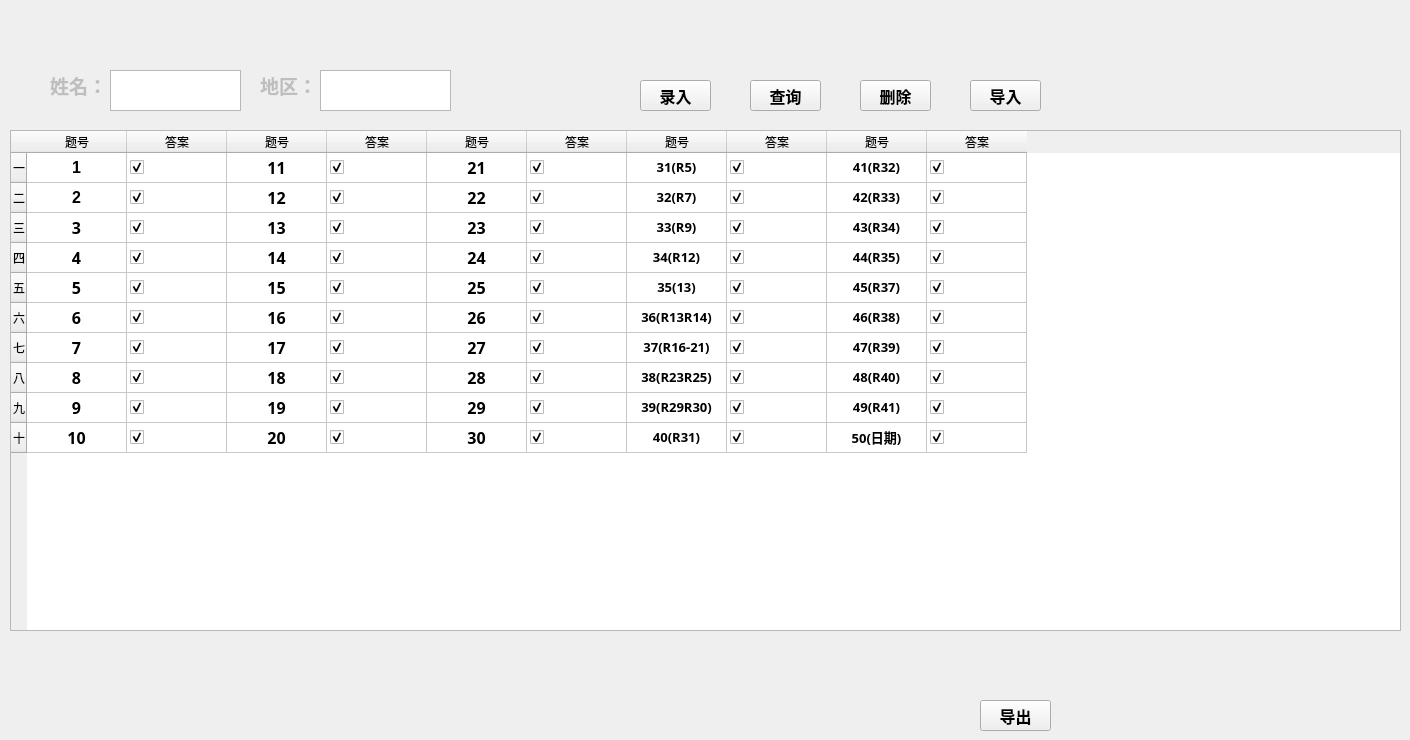
  <widget class="QWidget" name="centralwidget">
   <widget class="QTableWidget" name="tableWidget">
    <property name="geometry">
     <rect>
      <x>10</x>
      <y>130</y>
      <width>1391</width>
      <height>501</height>
     </rect>
    </property>
    <row>
     <property name="text">
      <string>一</string>
     </property>
    </row>
    <row>
     <property name="text">
      <string>二</string>
     </property>
    </row>
    <row>
     <property name="text">
      <string>三</string>
     </property>
    </row>
    <row>
     <property name="text">
      <string>四</string>
     </property>
    </row>
    <row>
     <property name="text">
      <string>五</string>
     </property>
    </row>
    <row>
     <property name="text">
      <string>六</string>
     </property>
    </row>
    <row>
     <property name="text">
      <string>七</string>
     </property>
    </row>
    <row>
     <property name="text">
      <string>八</string>
     </property>
    </row>
    <row>
     <property name="text">
      <string>九</string>
     </property>
    </row>
    <row>
     <property name="text">
      <string>十</string>
     </property>
    </row>
    <column>
     <property name="text">
      <string>题号</string>
     </property>
    </column>
    <column>
     <property name="text">
      <string>答案</string>
     </property>
    </column>
    <column>
     <property name="text">
      <string>题号</string>
     </property>
    </column>
    <column>
     <property name="text">
      <string>答案</string>
     </property>
    </column>
    <column>
     <property name="text">
      <string>题号</string>
     </property>
    </column>
    <column>
     <property name="text">
      <string>答案</string>
     </property>
    </column>
    <column>
     <property name="text">
      <string>题号</string>
     </property>
    </column>
    <column>
     <property name="text">
      <string>答案</string>
     </property>
    </column>
    <column>
     <property name="text">
      <string>题号</string>
     </property>
    </column>
    <column>
     <property name="text">
      <string>答案</string>
     </property>
    </column>
    <item row="0" column="0">
     <property name="text">
      <string>1</string>
     </property>
     <property name="font">
      <font>
       <pointsize>12</pointsize>
       <weight>75</weight>
       <bold>true</bold>
      </font>
     </property>
     <property name="textAlignment">
      <set>AlignCenter</set>
     </property>
     <property name="flags">
      <set>NoItemFlags</set>
     </property>
    </item>
    <item row="0" column="1">
     <property name="text">
      <string notr="true"/>
     </property>
     <property name="checkState">
      <enum>Checked</enum>
     </property>
    </item>
    <item row="0" column="2">
     <property name="text">
      <string>11</string>
     </property>
     <property name="font">
      <font>
       <family>微软雅黑</family>
       <pointsize>12</pointsize>
       <weight>75</weight>
       <bold>true</bold>
      </font>
     </property>
     <property name="textAlignment">
      <set>AlignCenter</set>
     </property>
     <property name="flags">
      <set>NoItemFlags</set>
     </property>
    </item>
    <item row="0" column="3">
     <property name="checkState">
      <enum>Checked</enum>
     </property>
    </item>
    <item row="0" column="4">
     <property name="text">
      <string>21</string>
     </property>
     <property name="font">
      <font>
       <family>微软雅黑</family>
       <pointsize>12</pointsize>
       <weight>75</weight>
       <bold>true</bold>
      </font>
     </property>
     <property name="textAlignment">
      <set>AlignCenter</set>
     </property>
     <property name="flags">
      <set>NoItemFlags</set>
     </property>
    </item>
    <item row="0" column="5">
     <property name="checkState">
      <enum>Checked</enum>
     </property>
    </item>
    <item row="0" column="6">
     <property name="text">
      <string>31(R5)</string>
     </property>
     <property name="font">
      <font>
       <family>微软雅黑</family>
       <pointsize>10</pointsize>
       <weight>75</weight>
       <bold>true</bold>
      </font>
     </property>
     <property name="textAlignment">
      <set>AlignCenter</set>
     </property>
     <property name="flags">
      <set>NoItemFlags</set>
     </property>
    </item>
    <item row="0" column="7">
     <property name="checkState">
      <enum>Checked</enum>
     </property>
    </item>
    <item row="0" column="8">
     <property name="text">
      <string>41(R32)</string>
     </property>
     <property name="font">
      <font>
       <family>微软雅黑</family>
       <pointsize>10</pointsize>
       <weight>75</weight>
       <bold>true</bold>
      </font>
     </property>
     <property name="textAlignment">
      <set>AlignCenter</set>
     </property>
     <property name="flags">
      <set>NoItemFlags</set>
     </property>
    </item>
    <item row="0" column="9">
     <property name="checkState">
      <enum>Checked</enum>
     </property>
    </item>
    <item row="1" column="0">
     <property name="text">
      <string>2</string>
     </property>
     <property name="font">
      <font>
       <pointsize>12</pointsize>
       <weight>75</weight>
       <bold>true</bold>
      </font>
     </property>
     <property name="textAlignment">
      <set>AlignCenter</set>
     </property>
     <property name="flags">
      <set>NoItemFlags</set>
     </property>
    </item>
    <item row="1" column="1">
     <property name="text">
      <string/>
     </property>
     <property name="checkState">
      <enum>Checked</enum>
     </property>
    </item>
    <item row="1" column="2">
     <property name="text">
      <string>12</string>
     </property>
     <property name="font">
      <font>
       <family>微软雅黑</family>
       <pointsize>12</pointsize>
       <weight>75</weight>
       <bold>true</bold>
      </font>
     </property>
     <property name="textAlignment">
      <set>AlignCenter</set>
     </property>
     <property name="flags">
      <set>NoItemFlags</set>
     </property>
    </item>
    <item row="1" column="3">
     <property name="checkState">
      <enum>Checked</enum>
     </property>
    </item>
    <item row="1" column="4">
     <property name="text">
      <string>22</string>
     </property>
     <property name="font">
      <font>
       <family>微软雅黑</family>
       <pointsize>12</pointsize>
       <weight>75</weight>
       <bold>true</bold>
      </font>
     </property>
     <property name="textAlignment">
      <set>AlignCenter</set>
     </property>
     <property name="flags">
      <set>NoItemFlags</set>
     </property>
    </item>
    <item row="1" column="5">
     <property name="checkState">
      <enum>Checked</enum>
     </property>
    </item>
    <item row="1" column="6">
     <property name="text">
      <string>32(R7)</string>
     </property>
     <property name="font">
      <font>
       <family>微软雅黑</family>
       <pointsize>10</pointsize>
       <weight>75</weight>
       <bold>true</bold>
      </font>
     </property>
     <property name="textAlignment">
      <set>AlignCenter</set>
     </property>
     <property name="flags">
      <set>NoItemFlags</set>
     </property>
    </item>
    <item row="1" column="7">
     <property name="checkState">
      <enum>Checked</enum>
     </property>
    </item>
    <item row="1" column="8">
     <property name="text">
      <string>42(R33)</string>
     </property>
     <property name="font">
      <font>
       <family>微软雅黑</family>
       <pointsize>10</pointsize>
       <weight>75</weight>
       <bold>true</bold>
      </font>
     </property>
     <property name="textAlignment">
      <set>AlignCenter</set>
     </property>
     <property name="flags">
      <set>NoItemFlags</set>
     </property>
    </item>
    <item row="1" column="9">
     <property name="checkState">
      <enum>Checked</enum>
     </property>
    </item>
    <item row="2" column="0">
     <property name="text">
      <string>3</string>
     </property>
     <property name="font">
      <font>
       <family>微软雅黑</family>
       <pointsize>12</pointsize>
       <weight>75</weight>
       <bold>true</bold>
      </font>
     </property>
     <property name="textAlignment">
      <set>AlignCenter</set>
     </property>
     <property name="flags">
      <set>NoItemFlags</set>
     </property>
    </item>
    <item row="2" column="1">
     <property name="checkState">
      <enum>Checked</enum>
     </property>
    </item>
    <item row="2" column="2">
     <property name="text">
      <string>13</string>
     </property>
     <property name="font">
      <font>
       <family>微软雅黑</family>
       <pointsize>12</pointsize>
       <weight>75</weight>
       <bold>true</bold>
      </font>
     </property>
     <property name="textAlignment">
      <set>AlignCenter</set>
     </property>
     <property name="flags">
      <set>NoItemFlags</set>
     </property>
    </item>
    <item row="2" column="3">
     <property name="checkState">
      <enum>Checked</enum>
     </property>
    </item>
    <item row="2" column="4">
     <property name="text">
      <string>23</string>
     </property>
     <property name="font">
      <font>
       <family>微软雅黑</family>
       <pointsize>12</pointsize>
       <weight>75</weight>
       <bold>true</bold>
      </font>
     </property>
     <property name="textAlignment">
      <set>AlignCenter</set>
     </property>
     <property name="flags">
      <set>NoItemFlags</set>
     </property>
    </item>
    <item row="2" column="5">
     <property name="checkState">
      <enum>Checked</enum>
     </property>
    </item>
    <item row="2" column="6">
     <property name="text">
      <string>33(R9)</string>
     </property>
     <property name="font">
      <font>
       <family>微软雅黑</family>
       <pointsize>10</pointsize>
       <weight>75</weight>
       <bold>true</bold>
      </font>
     </property>
     <property name="textAlignment">
      <set>AlignCenter</set>
     </property>
     <property name="flags">
      <set>NoItemFlags</set>
     </property>
    </item>
    <item row="2" column="7">
     <property name="checkState">
      <enum>Checked</enum>
     </property>
    </item>
    <item row="2" column="8">
     <property name="text">
      <string>43(R34)</string>
     </property>
     <property name="font">
      <font>
       <family>微软雅黑</family>
       <pointsize>10</pointsize>
       <weight>75</weight>
       <bold>true</bold>
      </font>
     </property>
     <property name="textAlignment">
      <set>AlignCenter</set>
     </property>
     <property name="flags">
      <set>NoItemFlags</set>
     </property>
    </item>
    <item row="2" column="9">
     <property name="checkState">
      <enum>Checked</enum>
     </property>
    </item>
    <item row="3" column="0">
     <property name="text">
      <string>4</string>
     </property>
     <property name="font">
      <font>
       <family>微软雅黑</family>
       <pointsize>12</pointsize>
       <weight>75</weight>
       <bold>true</bold>
      </font>
     </property>
     <property name="textAlignment">
      <set>AlignCenter</set>
     </property>
     <property name="flags">
      <set>NoItemFlags</set>
     </property>
    </item>
    <item row="3" column="1">
     <property name="checkState">
      <enum>Checked</enum>
     </property>
    </item>
    <item row="3" column="2">
     <property name="text">
      <string>14</string>
     </property>
     <property name="font">
      <font>
       <family>微软雅黑</family>
       <pointsize>12</pointsize>
       <weight>75</weight>
       <bold>true</bold>
      </font>
     </property>
     <property name="textAlignment">
      <set>AlignCenter</set>
     </property>
     <property name="flags">
      <set>NoItemFlags</set>
     </property>
    </item>
    <item row="3" column="3">
     <property name="checkState">
      <enum>Checked</enum>
     </property>
    </item>
    <item row="3" column="4">
     <property name="text">
      <string>24</string>
     </property>
     <property name="font">
      <font>
       <family>微软雅黑</family>
       <pointsize>12</pointsize>
       <weight>75</weight>
       <bold>true</bold>
      </font>
     </property>
     <property name="textAlignment">
      <set>AlignCenter</set>
     </property>
     <property name="flags">
      <set>NoItemFlags</set>
     </property>
    </item>
    <item row="3" column="5">
     <property name="checkState">
      <enum>Checked</enum>
     </property>
    </item>
    <item row="3" column="6">
     <property name="text">
      <string>34(R12)</string>
     </property>
     <property name="font">
      <font>
       <family>微软雅黑</family>
       <pointsize>10</pointsize>
       <weight>75</weight>
       <bold>true</bold>
      </font>
     </property>
     <property name="textAlignment">
      <set>AlignCenter</set>
     </property>
     <property name="flags">
      <set>NoItemFlags</set>
     </property>
    </item>
    <item row="3" column="7">
     <property name="checkState">
      <enum>Checked</enum>
     </property>
    </item>
    <item row="3" column="8">
     <property name="text">
      <string>44(R35)</string>
     </property>
     <property name="font">
      <font>
       <family>微软雅黑</family>
       <pointsize>10</pointsize>
       <weight>75</weight>
       <bold>true</bold>
      </font>
     </property>
     <property name="textAlignment">
      <set>AlignCenter</set>
     </property>
     <property name="flags">
      <set>NoItemFlags</set>
     </property>
    </item>
    <item row="3" column="9">
     <property name="checkState">
      <enum>Checked</enum>
     </property>
    </item>
    <item row="4" column="0">
     <property name="text">
      <string>5</string>
     </property>
     <property name="font">
      <font>
       <family>微软雅黑</family>
       <pointsize>12</pointsize>
       <weight>75</weight>
       <bold>true</bold>
      </font>
     </property>
     <property name="textAlignment">
      <set>AlignCenter</set>
     </property>
     <property name="flags">
      <set>NoItemFlags</set>
     </property>
    </item>
    <item row="4" column="1">
     <property name="checkState">
      <enum>Checked</enum>
     </property>
    </item>
    <item row="4" column="2">
     <property name="text">
      <string>15</string>
     </property>
     <property name="font">
      <font>
       <family>微软雅黑</family>
       <pointsize>12</pointsize>
       <weight>75</weight>
       <bold>true</bold>
      </font>
     </property>
     <property name="textAlignment">
      <set>AlignCenter</set>
     </property>
     <property name="flags">
      <set>NoItemFlags</set>
     </property>
    </item>
    <item row="4" column="3">
     <property name="checkState">
      <enum>Checked</enum>
     </property>
    </item>
    <item row="4" column="4">
     <property name="text">
      <string>25</string>
     </property>
     <property name="font">
      <font>
       <family>微软雅黑</family>
       <pointsize>12</pointsize>
       <weight>75</weight>
       <bold>true</bold>
      </font>
     </property>
     <property name="textAlignment">
      <set>AlignCenter</set>
     </property>
     <property name="flags">
      <set>NoItemFlags</set>
     </property>
    </item>
    <item row="4" column="5">
     <property name="checkState">
      <enum>Checked</enum>
     </property>
    </item>
    <item row="4" column="6">
     <property name="text">
      <string>35(13)</string>
     </property>
     <property name="font">
      <font>
       <family>微软雅黑</family>
       <pointsize>10</pointsize>
       <weight>75</weight>
       <bold>true</bold>
      </font>
     </property>
     <property name="textAlignment">
      <set>AlignCenter</set>
     </property>
     <property name="flags">
      <set>NoItemFlags</set>
     </property>
    </item>
    <item row="4" column="7">
     <property name="checkState">
      <enum>Checked</enum>
     </property>
    </item>
    <item row="4" column="8">
     <property name="text">
      <string>45(R37)</string>
     </property>
     <property name="font">
      <font>
       <family>微软雅黑</family>
       <pointsize>10</pointsize>
       <weight>75</weight>
       <bold>true</bold>
      </font>
     </property>
     <property name="textAlignment">
      <set>AlignCenter</set>
     </property>
     <property name="flags">
      <set>NoItemFlags</set>
     </property>
    </item>
    <item row="4" column="9">
     <property name="checkState">
      <enum>Checked</enum>
     </property>
    </item>
    <item row="5" column="0">
     <property name="text">
      <string>6</string>
     </property>
     <property name="font">
      <font>
       <family>微软雅黑</family>
       <pointsize>12</pointsize>
       <weight>75</weight>
       <bold>true</bold>
      </font>
     </property>
     <property name="textAlignment">
      <set>AlignCenter</set>
     </property>
     <property name="flags">
      <set>NoItemFlags</set>
     </property>
    </item>
    <item row="5" column="1">
     <property name="checkState">
      <enum>Checked</enum>
     </property>
    </item>
    <item row="5" column="2">
     <property name="text">
      <string>16</string>
     </property>
     <property name="font">
      <font>
       <family>微软雅黑</family>
       <pointsize>12</pointsize>
       <weight>75</weight>
       <bold>true</bold>
      </font>
     </property>
     <property name="textAlignment">
      <set>AlignCenter</set>
     </property>
     <property name="flags">
      <set>NoItemFlags</set>
     </property>
    </item>
    <item row="5" column="3">
     <property name="checkState">
      <enum>Checked</enum>
     </property>
    </item>
    <item row="5" column="4">
     <property name="text">
      <string>26</string>
     </property>
     <property name="font">
      <font>
       <family>微软雅黑</family>
       <pointsize>12</pointsize>
       <weight>75</weight>
       <bold>true</bold>
      </font>
     </property>
     <property name="textAlignment">
      <set>AlignCenter</set>
     </property>
     <property name="flags">
      <set>NoItemFlags</set>
     </property>
    </item>
    <item row="5" column="5">
     <property name="checkState">
      <enum>Checked</enum>
     </property>
    </item>
    <item row="5" column="6">
     <property name="text">
      <string>36(R13R14)</string>
     </property>
     <property name="font">
      <font>
       <family>微软雅黑</family>
       <pointsize>10</pointsize>
       <weight>75</weight>
       <bold>true</bold>
      </font>
     </property>
     <property name="textAlignment">
      <set>AlignCenter</set>
     </property>
     <property name="flags">
      <set>NoItemFlags</set>
     </property>
    </item>
    <item row="5" column="7">
     <property name="checkState">
      <enum>Checked</enum>
     </property>
    </item>
    <item row="5" column="8">
     <property name="text">
      <string>46(R38)</string>
     </property>
     <property name="font">
      <font>
       <family>微软雅黑</family>
       <pointsize>10</pointsize>
       <weight>75</weight>
       <bold>true</bold>
      </font>
     </property>
     <property name="textAlignment">
      <set>AlignCenter</set>
     </property>
     <property name="flags">
      <set>NoItemFlags</set>
     </property>
    </item>
    <item row="5" column="9">
     <property name="checkState">
      <enum>Checked</enum>
     </property>
    </item>
    <item row="6" column="0">
     <property name="text">
      <string>7</string>
     </property>
     <property name="font">
      <font>
       <family>微软雅黑</family>
       <pointsize>12</pointsize>
       <weight>75</weight>
       <bold>true</bold>
      </font>
     </property>
     <property name="textAlignment">
      <set>AlignCenter</set>
     </property>
     <property name="flags">
      <set>NoItemFlags</set>
     </property>
    </item>
    <item row="6" column="1">
     <property name="checkState">
      <enum>Checked</enum>
     </property>
    </item>
    <item row="6" column="2">
     <property name="text">
      <string>17</string>
     </property>
     <property name="font">
      <font>
       <family>微软雅黑</family>
       <pointsize>12</pointsize>
       <weight>75</weight>
       <bold>true</bold>
      </font>
     </property>
     <property name="textAlignment">
      <set>AlignCenter</set>
     </property>
     <property name="flags">
      <set>NoItemFlags</set>
     </property>
    </item>
    <item row="6" column="3">
     <property name="checkState">
      <enum>Checked</enum>
     </property>
    </item>
    <item row="6" column="4">
     <property name="text">
      <string>27</string>
     </property>
     <property name="font">
      <font>
       <family>微软雅黑</family>
       <pointsize>12</pointsize>
       <weight>75</weight>
       <bold>true</bold>
      </font>
     </property>
     <property name="textAlignment">
      <set>AlignCenter</set>
     </property>
     <property name="flags">
      <set>NoItemFlags</set>
     </property>
    </item>
    <item row="6" column="5">
     <property name="checkState">
      <enum>Checked</enum>
     </property>
    </item>
    <item row="6" column="6">
     <property name="text">
      <string>37(R16-21)</string>
     </property>
     <property name="font">
      <font>
       <family>微软雅黑</family>
       <pointsize>10</pointsize>
       <weight>75</weight>
       <bold>true</bold>
      </font>
     </property>
     <property name="textAlignment">
      <set>AlignCenter</set>
     </property>
     <property name="flags">
      <set>NoItemFlags</set>
     </property>
    </item>
    <item row="6" column="7">
     <property name="checkState">
      <enum>Checked</enum>
     </property>
    </item>
    <item row="6" column="8">
     <property name="text">
      <string>47(R39)</string>
     </property>
     <property name="font">
      <font>
       <family>微软雅黑</family>
       <pointsize>10</pointsize>
       <weight>75</weight>
       <bold>true</bold>
      </font>
     </property>
     <property name="textAlignment">
      <set>AlignCenter</set>
     </property>
     <property name="flags">
      <set>NoItemFlags</set>
     </property>
    </item>
    <item row="6" column="9">
     <property name="checkState">
      <enum>Checked</enum>
     </property>
    </item>
    <item row="7" column="0">
     <property name="text">
      <string>8</string>
     </property>
     <property name="font">
      <font>
       <family>微软雅黑</family>
       <pointsize>12</pointsize>
       <weight>75</weight>
       <bold>true</bold>
      </font>
     </property>
     <property name="textAlignment">
      <set>AlignCenter</set>
     </property>
     <property name="flags">
      <set>NoItemFlags</set>
     </property>
    </item>
    <item row="7" column="1">
     <property name="checkState">
      <enum>Checked</enum>
     </property>
    </item>
    <item row="7" column="2">
     <property name="text">
      <string>18</string>
     </property>
     <property name="font">
      <font>
       <family>微软雅黑</family>
       <pointsize>12</pointsize>
       <weight>75</weight>
       <bold>true</bold>
      </font>
     </property>
     <property name="textAlignment">
      <set>AlignCenter</set>
     </property>
     <property name="flags">
      <set>NoItemFlags</set>
     </property>
    </item>
    <item row="7" column="3">
     <property name="checkState">
      <enum>Checked</enum>
     </property>
    </item>
    <item row="7" column="4">
     <property name="text">
      <string>28</string>
     </property>
     <property name="font">
      <font>
       <family>微软雅黑</family>
       <pointsize>12</pointsize>
       <weight>75</weight>
       <bold>true</bold>
      </font>
     </property>
     <property name="textAlignment">
      <set>AlignCenter</set>
     </property>
     <property name="flags">
      <set>NoItemFlags</set>
     </property>
    </item>
    <item row="7" column="5">
     <property name="checkState">
      <enum>Checked</enum>
     </property>
    </item>
    <item row="7" column="6">
     <property name="text">
      <string>38(R23R25)</string>
     </property>
     <property name="font">
      <font>
       <family>微软雅黑</family>
       <pointsize>10</pointsize>
       <weight>75</weight>
       <bold>true</bold>
      </font>
     </property>
     <property name="textAlignment">
      <set>AlignCenter</set>
     </property>
     <property name="flags">
      <set>NoItemFlags</set>
     </property>
    </item>
    <item row="7" column="7">
     <property name="checkState">
      <enum>Checked</enum>
     </property>
    </item>
    <item row="7" column="8">
     <property name="text">
      <string>48(R40)</string>
     </property>
     <property name="font">
      <font>
       <family>微软雅黑</family>
       <pointsize>10</pointsize>
       <weight>75</weight>
       <bold>true</bold>
      </font>
     </property>
     <property name="textAlignment">
      <set>AlignCenter</set>
     </property>
     <property name="flags">
      <set>NoItemFlags</set>
     </property>
    </item>
    <item row="7" column="9">
     <property name="checkState">
      <enum>Checked</enum>
     </property>
    </item>
    <item row="8" column="0">
     <property name="text">
      <string>9</string>
     </property>
     <property name="font">
      <font>
       <family>微软雅黑</family>
       <pointsize>12</pointsize>
       <weight>75</weight>
       <bold>true</bold>
      </font>
     </property>
     <property name="textAlignment">
      <set>AlignCenter</set>
     </property>
     <property name="flags">
      <set>NoItemFlags</set>
     </property>
    </item>
    <item row="8" column="1">
     <property name="checkState">
      <enum>Checked</enum>
     </property>
    </item>
    <item row="8" column="2">
     <property name="text">
      <string>19</string>
     </property>
     <property name="font">
      <font>
       <family>微软雅黑</family>
       <pointsize>12</pointsize>
       <weight>75</weight>
       <bold>true</bold>
      </font>
     </property>
     <property name="textAlignment">
      <set>AlignCenter</set>
     </property>
     <property name="flags">
      <set>NoItemFlags</set>
     </property>
    </item>
    <item row="8" column="3">
     <property name="checkState">
      <enum>Checked</enum>
     </property>
    </item>
    <item row="8" column="4">
     <property name="text">
      <string>29</string>
     </property>
     <property name="font">
      <font>
       <family>微软雅黑</family>
       <pointsize>12</pointsize>
       <weight>75</weight>
       <bold>true</bold>
      </font>
     </property>
     <property name="textAlignment">
      <set>AlignCenter</set>
     </property>
     <property name="flags">
      <set>NoItemFlags</set>
     </property>
    </item>
    <item row="8" column="5">
     <property name="checkState">
      <enum>Checked</enum>
     </property>
    </item>
    <item row="8" column="6">
     <property name="text">
      <string>39(R29R30)</string>
     </property>
     <property name="font">
      <font>
       <family>微软雅黑</family>
       <pointsize>10</pointsize>
       <weight>75</weight>
       <bold>true</bold>
      </font>
     </property>
     <property name="textAlignment">
      <set>AlignCenter</set>
     </property>
     <property name="flags">
      <set>NoItemFlags</set>
     </property>
    </item>
    <item row="8" column="7">
     <property name="checkState">
      <enum>Checked</enum>
     </property>
    </item>
    <item row="8" column="8">
     <property name="text">
      <string>49(R41)</string>
     </property>
     <property name="font">
      <font>
       <family>微软雅黑</family>
       <pointsize>10</pointsize>
       <weight>75</weight>
       <bold>true</bold>
      </font>
     </property>
     <property name="textAlignment">
      <set>AlignCenter</set>
     </property>
     <property name="flags">
      <set>NoItemFlags</set>
     </property>
    </item>
    <item row="8" column="9">
     <property name="checkState">
      <enum>Checked</enum>
     </property>
    </item>
    <item row="9" column="0">
     <property name="text">
      <string>10</string>
     </property>
     <property name="font">
      <font>
       <family>微软雅黑</family>
       <pointsize>12</pointsize>
       <weight>75</weight>
       <bold>true</bold>
      </font>
     </property>
     <property name="textAlignment">
      <set>AlignCenter</set>
     </property>
     <property name="flags">
      <set>NoItemFlags</set>
     </property>
    </item>
    <item row="9" column="1">
     <property name="checkState">
      <enum>Checked</enum>
     </property>
    </item>
    <item row="9" column="2">
     <property name="text">
      <string>20</string>
     </property>
     <property name="font">
      <font>
       <family>微软雅黑</family>
       <pointsize>12</pointsize>
       <weight>75</weight>
       <bold>true</bold>
      </font>
     </property>
     <property name="textAlignment">
      <set>AlignCenter</set>
     </property>
     <property name="flags">
      <set>NoItemFlags</set>
     </property>
    </item>
    <item row="9" column="3">
     <property name="checkState">
      <enum>Checked</enum>
     </property>
    </item>
    <item row="9" column="4">
     <property name="text">
      <string>30</string>
     </property>
     <property name="font">
      <font>
       <family>微软雅黑</family>
       <pointsize>12</pointsize>
       <weight>75</weight>
       <bold>true</bold>
      </font>
     </property>
     <property name="textAlignment">
      <set>AlignCenter</set>
     </property>
     <property name="flags">
      <set>NoItemFlags</set>
     </property>
    </item>
    <item row="9" column="5">
     <property name="checkState">
      <enum>Checked</enum>
     </property>
    </item>
    <item row="9" column="6">
     <property name="text">
      <string>40(R31)</string>
     </property>
     <property name="font">
      <font>
       <family>微软雅黑</family>
       <pointsize>10</pointsize>
       <weight>75</weight>
       <bold>true</bold>
      </font>
     </property>
     <property name="textAlignment">
      <set>AlignCenter</set>
     </property>
     <property name="flags">
      <set>NoItemFlags</set>
     </property>
    </item>
    <item row="9" column="7">
     <property name="checkState">
      <enum>Checked</enum>
     </property>
    </item>
    <item row="9" column="8">
     <property name="text">
      <string>50(日期)</string>
     </property>
     <property name="font">
      <font>
       <family>微软雅黑</family>
       <pointsize>10</pointsize>
       <weight>75</weight>
       <bold>true</bold>
      </font>
     </property>
     <property name="textAlignment">
      <set>AlignCenter</set>
     </property>
     <property name="flags">
      <set>NoItemFlags</set>
     </property>
    </item>
    <item row="9" column="9">
     <property name="checkState">
      <enum>Checked</enum>
     </property>
    </item>
   </widget>
   <widget class="QTextEdit" name="textEditName">
    <property name="geometry">
     <rect>
      <x>110</x>
      <y>70</y>
      <width>131</width>
      <height>41</height>
     </rect>
    </property>
   </widget>
   <widget class="QLabel" name="label">
    <property name="enabled">
     <bool>false</bool>
    </property>
    <property name="geometry">
     <rect>
      <x>50</x>
      <y>70</y>
      <width>51</width>
      <height>31</height>
     </rect>
    </property>
    <property name="font">
     <font>
      <family>微软雅黑</family>
      <pointsize>14</pointsize>
      <weight>75</weight>
      <bold>true</bold>
     </font>
    </property>
    <property name="text">
     <string>姓名：</string>
    </property>
   </widget>
   <widget class="QTextEdit" name="textEditAddr">
    <property name="geometry">
     <rect>
      <x>320</x>
      <y>70</y>
      <width>131</width>
      <height>41</height>
     </rect>
    </property>
   </widget>
   <widget class="QLabel" name="label_2">
    <property name="enabled">
     <bool>false</bool>
    </property>
    <property name="geometry">
     <rect>
      <x>260</x>
      <y>70</y>
      <width>51</width>
      <height>31</height>
     </rect>
    </property>
    <property name="font">
     <font>
      <family>微软雅黑</family>
      <pointsize>14</pointsize>
      <weight>75</weight>
      <bold>true</bold>
     </font>
    </property>
    <property name="text">
     <string>地区：</string>
    </property>
   </widget>
   <widget class="QPushButton" name="pushButton_add">
    <property name="geometry">
     <rect>
      <x>640</x>
      <y>80</y>
      <width>71</width>
      <height>31</height>
     </rect>
    </property>
    <property name="font">
     <font>
      <family>微软雅黑</family>
      <pointsize>12</pointsize>
      <weight>75</weight>
      <bold>true</bold>
     </font>
    </property>
    <property name="text">
     <string>录入</string>
    </property>
   </widget>
   <widget class="QPushButton" name="pushButton_query">
    <property name="geometry">
     <rect>
      <x>750</x>
      <y>80</y>
      <width>71</width>
      <height>31</height>
     </rect>
    </property>
    <property name="font">
     <font>
      <family>微软雅黑</family>
      <pointsize>12</pointsize>
      <weight>75</weight>
      <bold>true</bold>
     </font>
    </property>
    <property name="text">
     <string>查询</string>
    </property>
   </widget>
   <widget class="QPushButton" name="pushButton_delete">
    <property name="geometry">
     <rect>
      <x>860</x>
      <y>80</y>
      <width>71</width>
      <height>31</height>
     </rect>
    </property>
    <property name="font">
     <font>
      <family>微软雅黑</family>
      <pointsize>12</pointsize>
      <weight>75</weight>
      <bold>true</bold>
     </font>
    </property>
    <property name="text">
     <string>删除</string>
    </property>
   </widget>
   <widget class="QPushButton" name="pushButton_export">
    <property name="geometry">
     <rect>
      <x>980</x>
      <y>700</y>
      <width>71</width>
      <height>31</height>
     </rect>
    </property>
    <property name="font">
     <font>
      <family>微软雅黑</family>
      <pointsize>12</pointsize>
      <weight>75</weight>
      <bold>true</bold>
     </font>
    </property>
    <property name="text">
     <string>导出</string>
    </property>
   </widget>
   <widget class="QPushButton" name="pushButton_inport">
    <property name="geometry">
     <rect>
      <x>970</x>
      <y>80</y>
      <width>71</width>
      <height>31</height>
     </rect>
    </property>
    <property name="font">
     <font>
      <family>微软雅黑</family>
      <pointsize>12</pointsize>
      <weight>75</weight>
      <bold>true</bold>
     </font>
    </property>
    <property name="text">
     <string>导入</string>
    </property>
   </widget>
  </widget>
